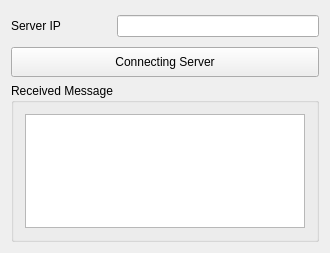
<?xml version="1.0" encoding="UTF-8"?>
<ui version="4.0">
 <class>Widget</class>
 <widget class="QWidget" name="Widget">
  <property name="geometry">
   <rect>
    <x>0</x>
    <y>0</y>
    <width>330</width>
    <height>253</height>
   </rect>
  </property>
  <property name="windowTitle">
   <string>Widget</string>
  </property>
  <layout class="QVBoxLayout" name="verticalLayout">
   <item>
    <layout class="QHBoxLayout" name="horizontalLayout">
     <item>
      <widget class="QLabel" name="label">
       <property name="minimumSize">
        <size>
         <width>100</width>
         <height>30</height>
        </size>
       </property>
       <property name="text">
        <string>Server IP</string>
       </property>
      </widget>
     </item>
     <item>
      <widget class="QLineEdit" name="serverIP">
       <property name="text">
        <string/>
       </property>
      </widget>
     </item>
    </layout>
   </item>
   <item>
    <layout class="QHBoxLayout" name="horizontalLayout_3">
     <item>
      <widget class="QPushButton" name="connectButton">
       <property name="minimumSize">
        <size>
         <width>0</width>
         <height>30</height>
        </size>
       </property>
       <property name="text">
        <string>Connecting Server</string>
       </property>
      </widget>
     </item>
    </layout>
   </item>
   <item>
    <widget class="QGroupBox" name="groupBox">
     <property name="title">
      <string>Received Message</string>
     </property>
     <layout class="QVBoxLayout" name="verticalLayout_2">
      <item>
       <widget class="QTextEdit" name="textEdit"/>
      </item>
     </layout>
    </widget>
   </item>
  </layout>
 </widget>
 <layoutdefault spacing="6" margin="11"/>
 <resources/>
 <connections/>
</ui>
